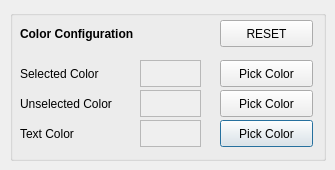
<?xml version="1.0" encoding="UTF-8"?>
<ui version="4.0">
 <class>backgroundDialogQT</class>
 <widget class="QDialog" name="backgroundDialogQT">
  <property name="geometry">
   <rect>
    <x>0</x>
    <y>0</y>
    <width>335</width>
    <height>170</height>
   </rect>
  </property>
  <property name="windowTitle">
   <string>Dialog</string>
  </property>
  <widget class="QGroupBox" name="groupBox">
   <property name="geometry">
    <rect>
     <x>10</x>
     <y>10</y>
     <width>316</width>
     <height>151</height>
    </rect>
   </property>
   <property name="title">
    <string/>
   </property>
   <widget class="QLabel" name="label_unselected">
    <property name="geometry">
     <rect>
      <x>10</x>
      <y>80</y>
      <width>121</width>
      <height>27</height>
     </rect>
    </property>
    <property name="text">
     <string>Unselected Color</string>
    </property>
   </widget>
   <widget class="QFrame" name="frame_selected">
    <property name="geometry">
     <rect>
      <x>130</x>
      <y>50</y>
      <width>61</width>
      <height>27</height>
     </rect>
    </property>
    <property name="autoFillBackground">
     <bool>true</bool>
    </property>
    <property name="frameShape">
     <enum>QFrame::StyledPanel</enum>
    </property>
    <property name="frameShadow">
     <enum>QFrame::Raised</enum>
    </property>
   </widget>
   <widget class="QPushButton" name="pushButton_pick_text">
    <property name="geometry">
     <rect>
      <x>210</x>
      <y>110</y>
      <width>93</width>
      <height>27</height>
     </rect>
    </property>
    <property name="text">
     <string>Pick Color</string>
    </property>
   </widget>
   <widget class="QPushButton" name="pushButton_pick_selected">
    <property name="geometry">
     <rect>
      <x>210</x>
      <y>50</y>
      <width>93</width>
      <height>27</height>
     </rect>
    </property>
    <property name="text">
     <string>Pick Color</string>
    </property>
   </widget>
   <widget class="QFrame" name="frame_unselected">
    <property name="geometry">
     <rect>
      <x>130</x>
      <y>80</y>
      <width>61</width>
      <height>27</height>
     </rect>
    </property>
    <property name="autoFillBackground">
     <bool>true</bool>
    </property>
    <property name="frameShape">
     <enum>QFrame::StyledPanel</enum>
    </property>
    <property name="frameShadow">
     <enum>QFrame::Raised</enum>
    </property>
   </widget>
   <widget class="QLabel" name="label">
    <property name="geometry">
     <rect>
      <x>10</x>
      <y>10</y>
      <width>171</width>
      <height>27</height>
     </rect>
    </property>
    <property name="font">
     <font>
      <weight>75</weight>
      <bold>true</bold>
      <strikeout>false</strikeout>
      <kerning>true</kerning>
     </font>
    </property>
    <property name="text">
     <string>Color Configuration</string>
    </property>
   </widget>
   <widget class="QPushButton" name="pushButton_pick_unselected">
    <property name="geometry">
     <rect>
      <x>210</x>
      <y>80</y>
      <width>93</width>
      <height>27</height>
     </rect>
    </property>
    <property name="text">
     <string>Pick Color</string>
    </property>
   </widget>
   <widget class="QLabel" name="label_text">
    <property name="geometry">
     <rect>
      <x>10</x>
      <y>110</y>
      <width>121</width>
      <height>27</height>
     </rect>
    </property>
    <property name="text">
     <string>Text Color</string>
    </property>
   </widget>
   <widget class="QPushButton" name="pushButton_reset">
    <property name="geometry">
     <rect>
      <x>210</x>
      <y>10</y>
      <width>93</width>
      <height>27</height>
     </rect>
    </property>
    <property name="text">
     <string>RESET</string>
    </property>
   </widget>
   <widget class="QLabel" name="label_selected">
    <property name="geometry">
     <rect>
      <x>10</x>
      <y>50</y>
      <width>121</width>
      <height>27</height>
     </rect>
    </property>
    <property name="text">
     <string>Selected Color</string>
    </property>
   </widget>
   <widget class="QFrame" name="frame_text">
    <property name="geometry">
     <rect>
      <x>130</x>
      <y>110</y>
      <width>61</width>
      <height>27</height>
     </rect>
    </property>
    <property name="autoFillBackground">
     <bool>true</bool>
    </property>
    <property name="frameShape">
     <enum>QFrame::StyledPanel</enum>
    </property>
    <property name="frameShadow">
     <enum>QFrame::Raised</enum>
    </property>
   </widget>
  </widget>
 </widget>
 <resources/>
 <connections/>
</ui>
